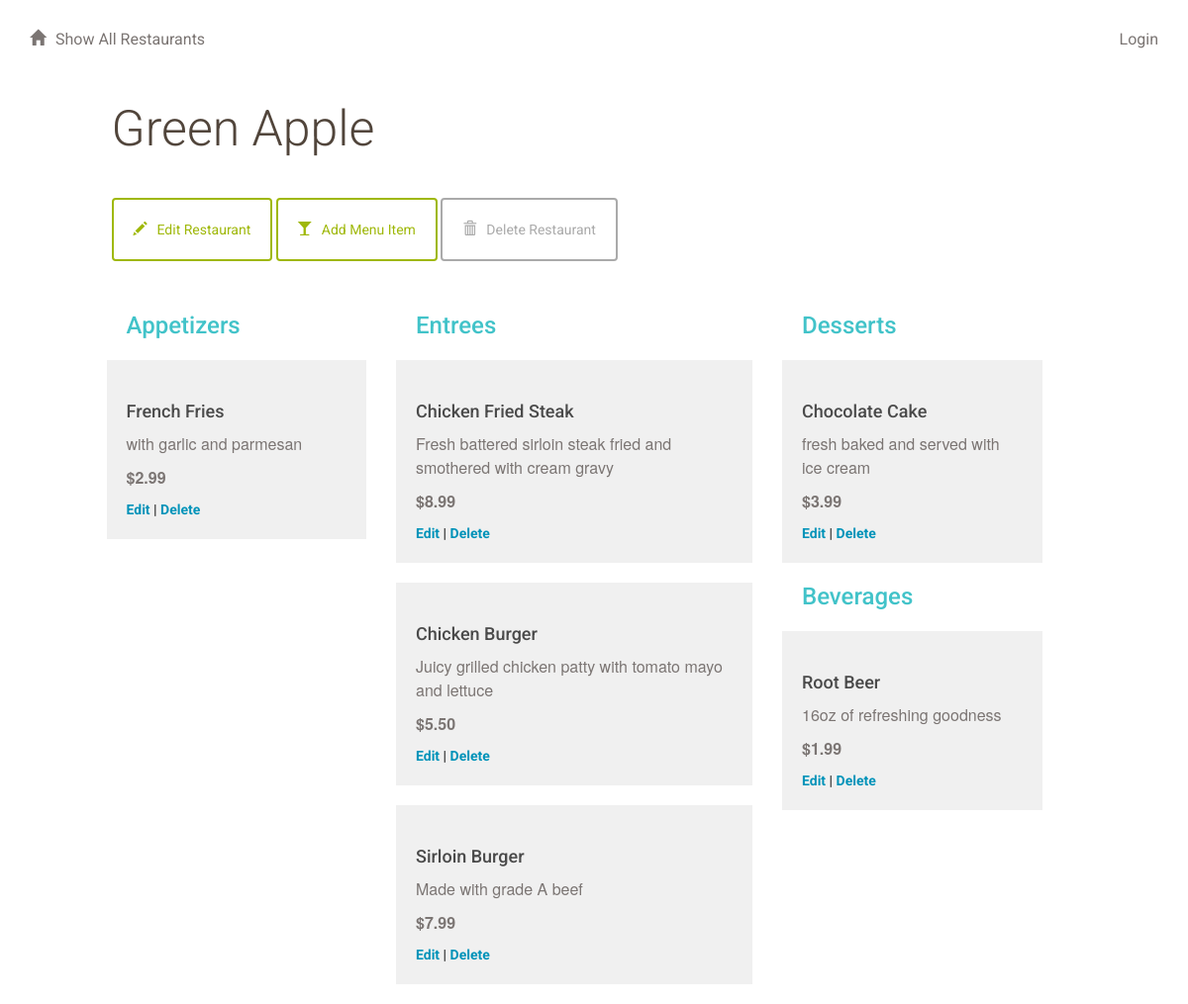
/restaurant/23/menu/, run on the app's committed database.
### database_setup.py (models this page shows, shortened)
class Restaurant(Base):
    __tablename__ = 'restaurant'
    id = Column(Integer, primary_key=True)
    name = Column(String(250), nullable=False)

class MenuItem(Base):
    __tablename__ = 'menu_item'
    name =Column(String(80), nullable = False)
    id = Column(Integer, primary_key = True)
    description = Column(String(250))
    price = Column(String(8))
    course = Column(String(250))
    restaurant_id = Column(Integer,ForeignKey('restaurant.id'))
    restaurant = relationship(Restaurant)

### project.py (the view)
@app.route('/restaurant/<int:restaurant_id>/')
@app.route('/restaurant/<int:restaurant_id>/menu/')
def showMenu(restaurant_id):
	restaurant = session.query(Restaurant).filter_by(id=restaurant_id).one()
	items = session.query(MenuItem).filter_by(restaurant_id=restaurant_id).all()
	return render_template('menu.html', items=items, restaurant=restaurant)

### templates/menu.html (shortened to what this page needs)
{% extends "main.html" %}
{% block content %}
{% include "header.html" %}
	<div class="row">
		<div class="col-md-11 col-md-offset-1 padding-none">
			<h1>{{ restaurant.name }}
			</h1>
		</div>
	</div>
	<div class="row padding-top padding-bottom">
		<div class="col-md-1"></div>
		<div class="col-md-11 padding-none">
			<a href="{{url_for('editRestaurant', restaurant_id = restaurant.id )}}">
				<button class="btn btn-default" id="new-menu-item">
					<span class="glyphicon glyphicon-pencil" aria-hidden="true"></span>Edit Restaurant
				</button>
			</a>
			<a href="{{url_for('newMenuItem', restaurant_id = restaurant.id )}}">
				<button class="btn btn-default" id="new-menu-item">
					<span class="glyphicon glyphicon-glass" aria-hidden="true"></span>Add Menu Item
				</button>
			</a>
						<a href="{{url_for('deleteRestaurant', restaurant_id = restaurant.id )}}">
				<button class="btn btn-default delete" id="delete-restaurant">
					<span class="glyphicon glyphicon-trash" aria-hidden="true"></span>Delete Restaurant
				</button>
			</a>
		</div>
		<div class="col-md-7"></div>
	</div>
	{% if items !=[] %}
		<div class="row">
			<div class="col-md-1"></div>
			<div class="col-md-3">
				<h2>Appetizers</h2>
					{% for i in items %}
						{% if i.course == 'Appetizer' %}
							<div class="menu-item">
								<h3>{{i.name}}</h3>
								<p>{{i.description}}</p>
								<p class="menu-price">{{i.price}}</p>
								<a href='{{url_for('editMenuItem', restaurant_id = restaurant.id, menu_id=i.id ) }}'>Edit</a> |
								<a href='{{url_for('deleteMenuItem', restaurant_id = restaurant.id, menu_id=i.id ) }}'>Delete</a>
							</div>
						{% endif %}
					{% endfor %}
			</div>
			<div class="col-md-4">
				<h2>Entrees</h2>
					{% for i in items %}
						{% if i.course == 'Entree' %}
						<div class="menu-item">
							<h3>{{i.name}}</h3>
							<p>{{i.description}}</p>
							<p class="menu-price">{{i.price}}</p>
							<a href='{{url_for('editMenuItem', restaurant_id = restaurant.id, menu_id=i.id ) }}'>Edit</a> |
							<a href='{{url_for('deleteMenuItem', restaurant_id = restaurant.id, menu_id=i.id ) }}'>Delete</a>
						</div>
						{% endif %}
					{% endfor %}
			</div>
			<div class="col-md-3">
				<h2>Desserts</h2>
					{% for i in items %}
						{% if i.course == 'Dessert' %}
						<div class="menu-item">
							<h3>{{i.name}}</h3>
							<p>{{i.description}}</p>
							<p class="menu-price">{{i.price}}</p>
							<a href='{{url_for('editMenuItem', restaurant_id = restaurant.id, menu_id=i.id ) }}'>Edit</a> |
							<a href='{{url_for('deleteMenuItem', restaurant_id = restaurant.id, menu_id=i.id ) }}'>Delete</a>
						</div>
						{% endif %}
					{% endfor %}
				<h2>Beverages</h2>
					{% for i in items %}
						{% if i.course == 'Beverage' %}
						<div class="menu-item">
							<h3>{{i.name}}</h3>
							<p>{{i.description}}</p>
							<p class="menu-price">{{i.price}}</p>
							<a href='{{url_for('editMenuItem', restaurant_id = restaurant.id, menu_id=i.id ) }}'>Edit</a> |
							<a href='{{url_for('deleteMenuItem', restaurant_id = restaurant.id, menu_id=i.id ) }}'>Delete</a>
						</div>
						{% endif %}
					{% endfor %}
			</div>
			<div class="col-md-1"></div>
		</div>
	{% endif %}
{% endblock %}

### static/styles.css (style rules this page uses)
* { font-family: "Helvetica Neue Bold", Roboto, Helvetica, Arial, sans-serif; font-weight: 700; }
h1 { font-family: "Helvetica Neue Light", Roboto, Helvetica, Arial, sans-serif; font-size: 50px; color: #51453B; line-height: 60px; font-weight: 300; }
h2 { font-size: 24px; color: #42C3C9; line-height: 29px; }
h3 { font-size: 18px; color: #4A4A4A; line-height: 23px; }
p { font-family: "Helvetica Neue", Roboto, Helvetica, Arial, sans-serif; font-size: 16px; color: #7B7573; line-height: 24px; font-weight: 400; }
a { font-size: 14px; color: #0093B9; line-height: 17px; }
.padding-top { padding-top: 30px; }
.padding-bottom { padding-bottom: 30px; }
.padding-none { padding: 0; }
.btn { padding: 20px; margin: 0; border-color: #9FB80A; border-width: 2px; color: #9FB80A;; }
.btn.delete { border-color: #aaaaaa; color: #aaaaaa; }
.glyphicon { margin-right: 10px; }
.menu-item { background: #F0F0F0; padding: 20px; margin: 20px; margin-left: -20px; }
.menu-price { font-weight: 700; }

### data on the page
Restaurant: name "Green Apple"
MenuItem: name "French Fries", description "with garlic and parmesan", price "$2.99"
MenuItem: name "Chicken Fried Steak", description "Fresh battered sirloin steak fried and smothered with cream gravy", price "$8.99"
MenuItem: name "Chicken Burger", description "Juicy grilled chicken patty with tomato mayo and lettuce", price "$5.50"
MenuItem: name "Sirloin Burger", description "Made with grade A beef", price "$7.99"
MenuItem: name "Chocolate Cake", description "fresh baked and served with ice cream", price "$3.99"
MenuItem: name "Root Beer", description "16oz of refreshing goodness", price "$1.99"
